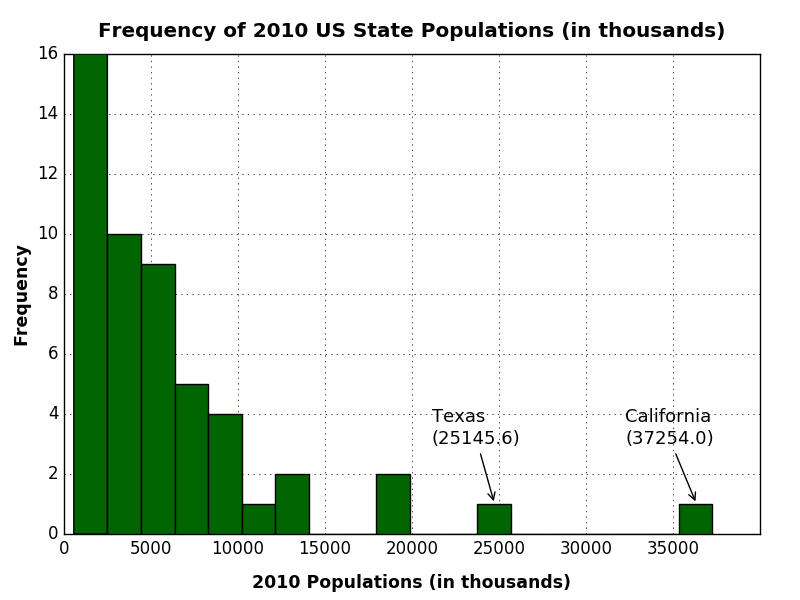

Recreate this plot in Python.
# This script creates a histogram using (a subset of) 'census_data.csv'.

# A description of 'census_data.csv' can be found in 'census_data_scrape_and_process.R'.
# To avoid an overwhelming plot, I will be using a subset of 'census_data.csv' consisting of
# all observations for 2010.

# Import modules.
import pandas as pd
import numpy as np
import matplotlib.pyplot as plt

# Load data.
census_data = pd.read_csv('census_data.csv',
                          encoding = 'latin-1')

# SUBSET/PROCESS DATA.

# Create data subset consisting of all 2010 observations.
census_subset = census_data[['Name', '2010']]

# Remove row containing total population of United States.
census_subset = census_subset[census_subset['Name'] != 'United States']

# Divide population values by 1000 for easier graph viewing.
census_subset['2010'] = census_subset['2010'] / 1000

# PLOT DATA.

# Create figure and subplot.
fig = plt.figure()
ax1 = fig.add_subplot(1, 1, 1)

# Add data.
ax1.hist(census_subset['2010'],
         bins = 19,
         color = 'darkgreen',
         zorder = 3)

# Add annotations for Texas and California.
ax1.annotate('Texas',
             xy = ((census_subset[census_subset['Name'] == 'Texas']['2010']), 1),
             xytext = ((census_subset[census_subset['Name'] == 'Texas']['2010'] - 4000), 3.75),
             fontsize = 13,
             zorder = 3)
ax1.annotate('(' + str(round(census_subset[census_subset['Name'] == 'Texas']['2010'].values[0], 1)) + ')',
             xy = ((census_subset[census_subset['Name'] == 'Texas']['2010'] - 400), 1),
             xytext = ((census_subset[census_subset['Name'] == 'Texas']['2010'] - 4000), 3),
             fontsize = 13,
             zorder = 3,
             arrowprops = dict(arrowstyle = '->'))
ax1.annotate('California',
             xy = ((census_subset[census_subset['Name'] == 'California']['2010']), 1),
             xytext = ((census_subset[census_subset['Name'] == 'California']['2010'] - 5000), 3.75),
             zorder = 3,
             fontsize = 13)
ax1.annotate('(' + str(round(census_subset[census_subset['Name'] == 'California']['2010'].values[0], 1)) + ')',
             xy = ((census_subset[census_subset['Name'] == 'California']['2010'] - 900), 1),
             xytext = ((census_subset[census_subset['Name'] == 'California']['2010'] - 5000), 3),
             fontsize = 13,
             zorder = 3,
             arrowprops = dict(facecolor = 'black',
                               arrowstyle = '->'))

# For x-axis and y-axis: remove ticks, change tick labels to black and pick size.
ax1.tick_params(axis = 'both',
                length = 0,
                colors = 'black',
                labelsize = 12)

# Remove last x-axis label (not needed).
ax1.xaxis.get_major_ticks()[-1].label1.set_visible(False)

# Adjust plot title spacing.
ax1.title.set_position([0.5, 1.02])

# Adjust x-axis title spacing.
ax1.xaxis.labelpad = 12

# Add grid.
ax1.grid(zorder = 0)

# Set plot and axes titles.
plt.title('Frequency of 2010 US State Populations (in thousands)',
          fontweight = 'bold')
plt.xlabel('2010 Populations (in thousands)',
           fontweight = 'bold',
           fontsize = 12.5,
           color = 'black')
plt.ylabel('Frequency',
           fontweight = 'bold',
           fontsize = 12.5,
           color = 'black')

# Adjust plot margins.
plt.subplots_adjust(left = 0.08,
                    bottom = 0.11,
                    right = 0.95,
                    top = 0.91)

# Show plot.
plt.show()
